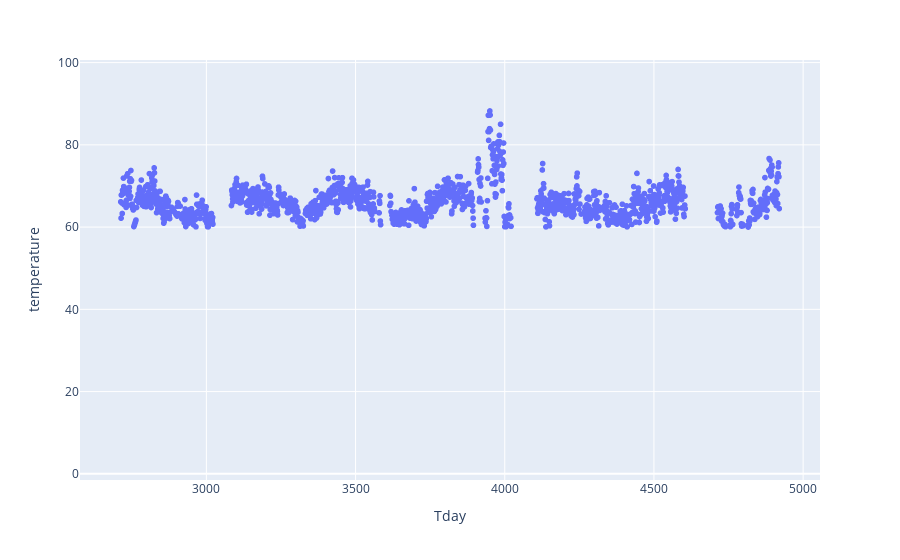

The notebook cell this image was saved under:
### Markdown cell above
-----------------------------

### Code cell
px.scatter(df1, x='Tday', y='temperature')

### Figure 1 — Plotly figure (JSON) as saved in the notebook; plotly's stock layout.template omitted (floating-point values rounded to 4 significant figures; data arrays with more than 128 entries replaced by an {"elided": "..."} marker saying what was removed)
{"data": [{"hovertemplate": "Tday=%{x}<br>temperature=%{y}<extra></extra>", "legendgroup": "", "marker": {"color": "#636efa", "symbol": "circle"}, "mode": "markers", "name": "", "showlegend": false, "type": "scattergl", "x": {"elided": "1697 int values"}, "xaxis": "x", "y": {"elided": "1697 float values"}, "yaxis": "y"}], "layout": {"autosize": true, "legend": {"tracegroupgap": 0}, "margin": {"t": 60}, "xaxis": {"anchor": "y", "autorange": true, "domain": [0, 1], "range": [2578.0, 5055.0], "title": {"text": "Tday"}, "type": "linear"}, "yaxis": {"anchor": "x", "autorange": false, "domain": [0, 1], "range": [-1.503, 100.6], "title": {"text": "temperature"}, "type": "linear"}}}
